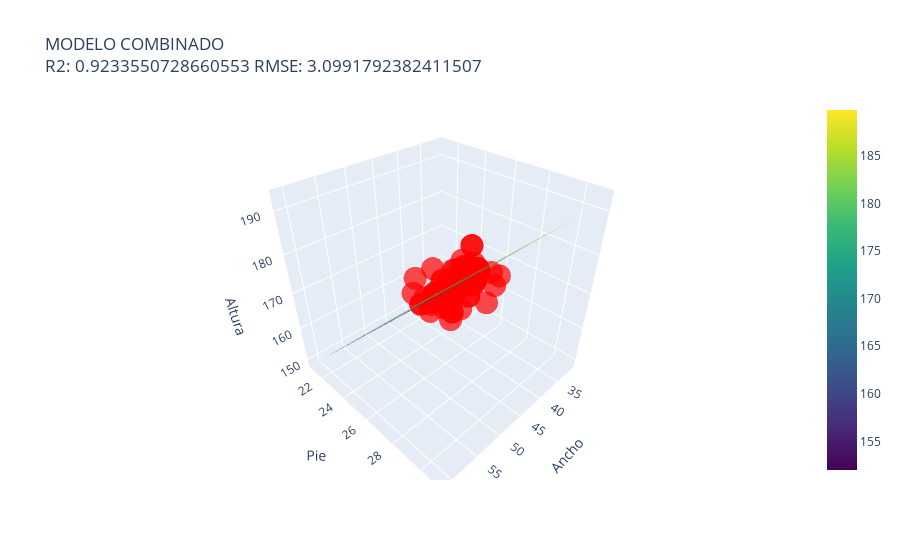

Here is the notebook cell this chart was saved with:
### Code cell
# Definir rangos para las variables independientes
x1_range = np.linspace(min(x_train['width']), max(x_train['width']), 20)
x2_range = np.linspace(min(x_train['shoe_size']), max(x_train['shoe_size']), 20)
x1_mesh, x2_mesh = np.meshgrid(x1_range, x2_range)

# Escalar el meshgrid para predicción
x_mesh_scaled = ss.transform(np.vstack((x1_mesh.ravel(), x2_mesh.ravel())).T)

# Predecir los valores con el modelo escalado
y_mesh_scaled = modelo_combinado.predict(x_mesh_scaled)

# Crear scatterplot 3D de los puntos reales
scatter = go.Scatter3d(
    x=x_test['width'], y=x_test['shoe_size'], z=y_test,
    mode='markers',
    marker=dict(size=8, color='red', opacity=0.7)
)

# Crear el plano de regresión
surface = go.Surface(
    x=x1_mesh, y=x2_mesh, z=y_mesh_scaled.reshape(x1_mesh.shape),
    colorscale='Viridis', opacity=0.5
)

# Configuración del layout
layout = go.Layout(
     title=f"MODELO COMBINADO<br>R2: {r2_score(y_test, predicciones)} RMSE: {root_mean_squared_error(y_test, predicciones)}",
    scene=dict(
        xaxis_title='Ancho',
        yaxis_title='Pie',
        zaxis_title='Altura'
    )
)

# Crear la figura
fig = go.Figure(data=[scatter, surface], layout=layout)

# Mostrar la figura interactiva
fig.show()

### Figure 1 — Plotly figure (JSON) as saved in the notebook; plotly's stock layout.template omitted (floating-point values rounded to 4 significant figures; data arrays with more than 128 entries replaced by an {"elided": "..."} marker saying what was removed)
{"data": [{"marker": {"color": "red", "opacity": 0.7, "size": 8}, "mode": "markers", "type": "scatter3d", "x": [31, 45, 45, 41, 41, 39, 47, 53, 37, 37, 37, 49, 49, 47, 53, 50, 45, 38, 42, 39, 46, 42, 50, 44, 43, 46, 46, 45, 40, 55, 39, 51, 50, 47, 45, 37, 53, 37, 40, 51, 39, 50, 44, 44, 49, 45, 35, 56, 40, 45, 57, 40, 49, 42, 52, 46, 45, 57, 42, 54, 43, 46, 45, 48, 50, 41, 44, 45, 36, 46, 50, 37, 35, 45, 54, 40, 44, 48, 36, 38, 42, 44, 47, 44, 45, 44, 55, 42, 42, 42, 38, 46, 49, 44, 42, 35, 49, 55, 52, 50, 47, 47, 43], "y": [21, 29, 27.8, 22.5, 22.5, 24, 26.5, 30, 23, 23, 23, 28.8, 27.5, 28.6, 30, 29, 28, 25, 24, 24, 25.5, 26.6, 28, 27.3, 27, 24, 28.3, 26.5, 24, 29.8, 23, 29, 29, 28.3, 27.5, 23, 29.4, 23, 23, 29.1, 24, 28.5, 24.5, 27.6, 28.9, 28, 22, 30, 24, 28, 31, 24, 29, 24, 29.2, 28.3, 27, 30.2, 28, 29.5, 25, 26.5, 27.5, 28, 28.9, 26, 26.5, 27.5, 27, 25.5, 28, 23, 22, 25, 29.7, 26, 27, 28.7, 22, 24, 26.7, 24, 28.6, 23, 26.5, 27.6, 30, 26, 27, 27, 24, 28, 28.9, 26, 24, 26, 29, 29.9, 29.4, 29, 28, 28.4, 27], "z": [149, 178, 179, 155, 155, 158, 168, 186, 157, 157, 156, 184, 178, 182, 186, 190, 180, 170, 162, 159, 168, 175, 173, 178, 176, 170, 181, 170, 159, 189, 158, 183, 190, 181, 172, 157, 186, 158, 153, 185, 158, 175, 162, 178, 184, 180, 153, 191, 165, 180, 193, 159, 182, 160, 185, 181, 180, 192, 177, 186, 164, 167, 175, 182, 184, 170, 173, 172, 170, 168, 173, 161, 153, 174, 187, 171, 175, 183, 154, 164, 175, 163, 182, 162, 170, 178, 187, 170, 174, 173, 159, 182, 184, 161, 162, 159, 182, 189, 185, 185, 182, 181, 176]}, {"colorscale": [[0, "#440154"], [0.1111, "#482878"], [0.2222, "#3e4989"], [0.3333, "#31688e"], [0.4444, "#26828e"], [0.5556, "#1f9e89"], [0.6667, "#35b779"], [0.7778, "#6ece58"], [0.8889, "#b5de2b"], [1, "#fde725"]], "opacity": 0.5, "type": "surface", "x": {"elided": "20x20 float values"}, "y": {"elided": "20x20 float values"}, "z": {"elided": "20x20 float values"}}], "layout": {"scene": {"xaxis": {"title": {"text": "Ancho"}}, "yaxis": {"title": {"text": "Pie"}}, "zaxis": {"title": {"text": "Altura"}}}, "title": {"text": "MODELO COMBINADO<br>R2: 0.9233550728660553 RMSE: 3.0991792382411507"}}}
